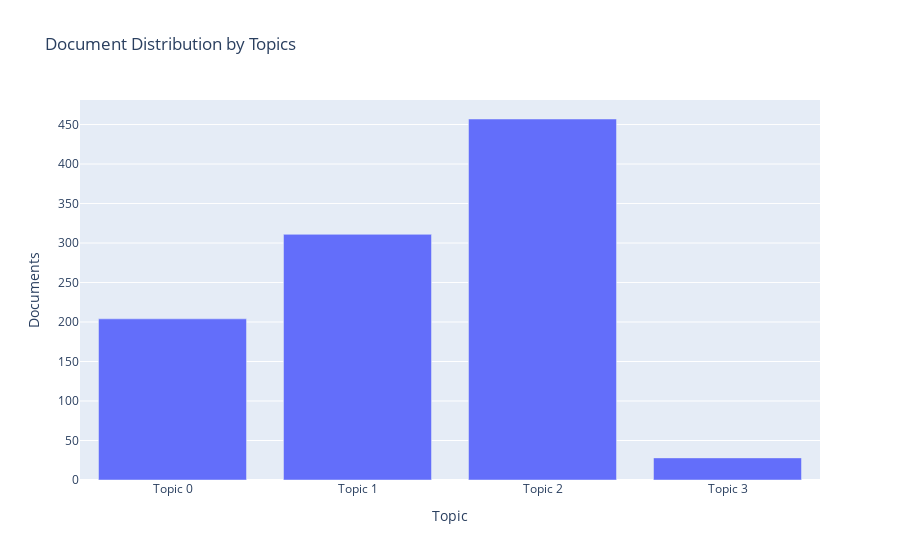

Source (notebook cell):
### Markdown cell above
#### Distribuição de documentos por tópico.

### Code cell
plot_model(lda, plot = 'topic_distribution')

### Figure 1 — Plotly figure (JSON) as saved in the notebook; plotly's stock layout.template omitted (floating-point values rounded to 4 significant figures)
{"data": [{"alignmentgroup": "True", "customdata": [["business, sell, community, loan, child, year, woman, small, entrepreneur, buy"], ["business, loan, sell, year, work, product, child, home, make, help"], ["loan, business, child, school, year, buy, able, group, sell, family"], ["rice, loan, farmer, also, use, land, small, area, sector, many"]], "hovertemplate": "Topic=%{x}<br>Documents=%{y}<br>Keyword=%{customdata[0]}<extra></extra>", "legendgroup": "", "marker": {"color": "#636efa", "pattern": {"shape": ""}}, "name": "", "offsetgroup": "", "orientation": "v", "showlegend": false, "textposition": "auto", "type": "bar", "x": ["Topic 0", "Topic 1", "Topic 2", "Topic 3"], "xaxis": "x", "y": [204, 311, 457, 28], "yaxis": "y"}], "layout": {"barmode": "relative", "legend": {"tracegroupgap": 0}, "title": {"text": "Document Distribution by Topics"}, "xaxis": {"anchor": "y", "domain": [0, 1], "title": {"text": "Topic"}}, "yaxis": {"anchor": "x", "domain": [0, 1], "title": {"text": "Documents"}}}}
